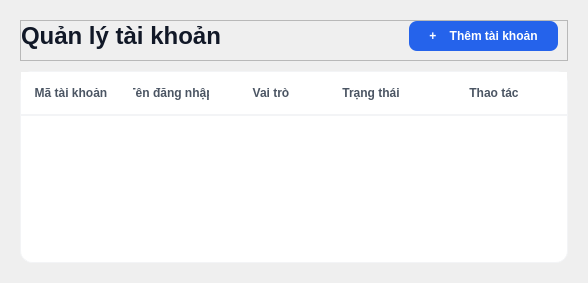
         <widget class="QWidget" name="pageTaiKhoan">
          <property name="styleSheet">
           <string notr="true">/* 1. Thiết lập nền xám nhạt cho toàn trang [cite: 98-99] */
QWidget#pageTaiKhoan {
    background-color: #f8f9fa;
}

/* 2. Tiêu đề trang (Quản lý tài khoản) [cite: 64-65, 114-115, 170] */
QLabel#lblTitleQuanLyTK {
    font-size: 24px;
    font-weight: bold;
    color: #111827;
}

/* 3. Nút Thêm tài khoản (+ Thêm tài khoản) [cite: 116, 171, 230, 249, 319] */
QPushButton#btnThemTK {
    background-color: #2563eb; /* Màu xanh dương thương hiệu */
    color: white;
    font-weight: bold;
    border-radius: 8px;
    padding: 8px 20px;
}

QPushButton#btnThemTK:hover {
    background-color: #1d4ed8; /* Đậm hơn khi di chuột qua [cite: 172, 230, 250] */
}

/* 4. Kiểu dáng Bảng Danh sách tài khoản (Card UI) [cite: 101-102, 117, 174, 231-232, 251] */
QTableWidget#tblDanhSachTK {
    background-color: white;
    border: 1px solid #f3f4f6;
    border-radius: 12px;
    gridline-color: transparent; /* Ẩn lưới để bảng sạch sẽ như Figma [cite: 133, 210, 243] */
    outline: none;
}

/* Tiêu đề cột (Headers) - BUỘC IN HOA [cite: 66-69, 118, 175, 233, 252] */
QHeaderView::section {
    background-color: white;
    padding: 12px;
    border: none;
    border-bottom: 2px solid #f3f4f6;
    font-weight: bold;
    color: #4b5563;
    text-align: left;
}

/* Hiệu ứng khi chọn dòng trong bảng [cite: 192-193] */
QTableWidget#tblDanhSachTK::item:selected {
    background-color: #eff6ff; /* Xanh nhạt tinh tế */
    color: #2563eb;
}</string>
          </property>
          <layout class="QVBoxLayout" name="verticalLayout_18">
           <property name="spacing">
            <number>10</number>
           </property>
           <property name="leftMargin">
            <number>20</number>
           </property>
           <property name="topMargin">
            <number>20</number>
           </property>
           <property name="rightMargin">
            <number>20</number>
           </property>
           <property name="bottomMargin">
            <number>20</number>
           </property>
           <item>
            <widget class="QFrame" name="frQuanLyTK">
             <property name="frameShape">
              <enum>QFrame::StyledPanel</enum>
             </property>
             <property name="frameShadow">
              <enum>QFrame::Raised</enum>
             </property>
             <layout class="QHBoxLayout" name="_2">
              <property name="leftMargin">
               <number>0</number>
              </property>
              <property name="topMargin">
               <number>0</number>
              </property>
              <property name="rightMargin">
               <number>9</number>
              </property>
              <item>
               <widget class="QLabel" name="lblTitleQuanLyTK">
                <property name="text">
                 <string>Quản lý tài khoản</string>
                </property>
               </widget>
              </item>
              <item>
               <spacer name="horizontalSpacer_9">
                <property name="orientation">
                 <enum>Qt::Horizontal</enum>
                </property>
                <property name="sizeHint" stdset="0">
                 <size>
                  <width>182</width>
                  <height>20</height>
                 </size>
                </property>
               </spacer>
              </item>
              <item>
               <widget class="QPushButton" name="btnThemTK">
                <property name="text">
                 <string>+    Thêm tài khoản</string>
                </property>
               </widget>
              </item>
             </layout>
            </widget>
           </item>
           <item>
            <widget class="QTableWidget" name="tblDanhSachTK">
             <property name="alternatingRowColors">
              <bool>true</bool>
             </property>
             <property name="selectionBehavior">
              <enum>QAbstractItemView::SelectRows</enum>
             </property>
             <property name="showGrid">
              <bool>false</bool>
             </property>
             <attribute name="horizontalHeaderShowSortIndicator" stdset="0">
              <bool>false</bool>
             </attribute>
             <attribute name="horizontalHeaderStretchLastSection">
              <bool>true</bool>
             </attribute>
             <attribute name="verticalHeaderStretchLastSection">
              <bool>false</bool>
             </attribute>
             <column>
              <property name="text">
               <string>Mã tài khoản</string>
              </property>
             </column>
             <column>
              <property name="text">
               <string>Tên đăng nhập</string>
              </property>
             </column>
             <column>
              <property name="text">
               <string>Vai trò</string>
              </property>
             </column>
             <column>
              <property name="text">
               <string>Trạng thái</string>
              </property>
             </column>
             <column>
              <property name="text">
               <string>Thao tác</string>
              </property>
             </column>
            </widget>
           </item>
          </layout>
         </widget>
